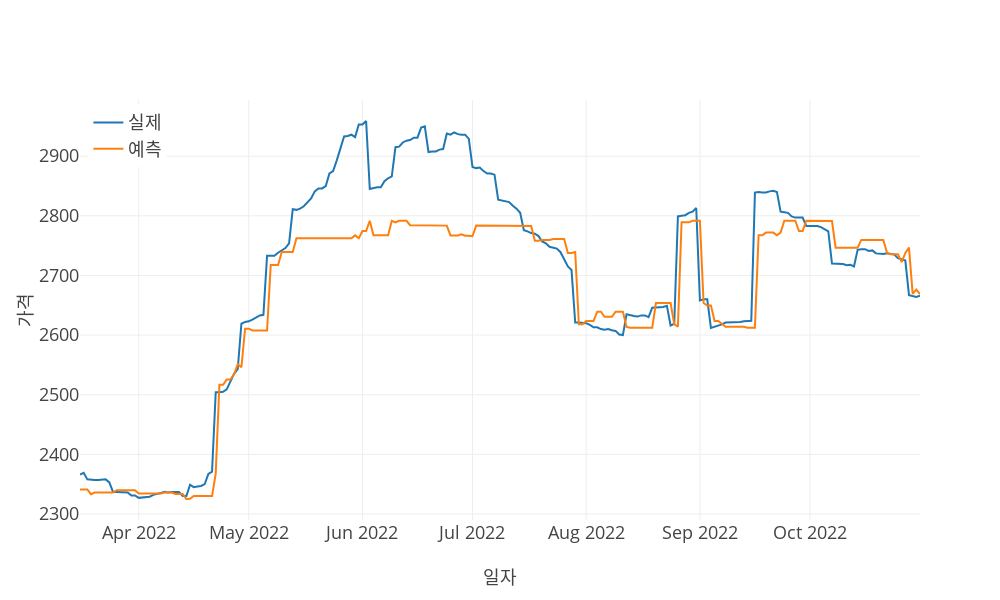

Notebook code cell kept with this figure:
### Code cell
print("\nGradient Boosting")
gb, _ = gradient_boosting(X_train, y_train, search=True, **ml_searchCV_params)
# gb_predictions = gb.predict(X)
gb_predictions = gb.predict(X_test)
model_eval(y_test, gb_predictions, predictions_x_axis, stdout=stdout, vis=vis, **{'scaler': output_scaler})
# model_eval(y, gb_predictions, x_axis, stdout=stdout, vis=vis, **{'scaler': output_scaler})

### Figure 1 — Plotly figure (JSON) as saved in the notebook; plotly's stock layout.template omitted (floating-point values rounded to 4 significant figures; data arrays with more than 128 entries replaced by an {"elided": "..."} marker saying what was removed)
{"data": [{"mode": "lines", "name": "실제", "type": "scatter", "x": {"elided": "230 str values"}, "y": {"elided": "230 int values"}}, {"mode": "lines", "name": "예측", "type": "scatter", "x": {"elided": "230 str values"}, "y": {"elided": "230 float values"}}], "layout": {"height": 600, "legend": {"x": 0.01, "xanchor": "left", "y": 0.99, "yanchor": "top"}, "width": 1000, "xaxis": {"title": {"text": "일자"}}, "yaxis": {"title": {"text": "가격"}}}}
